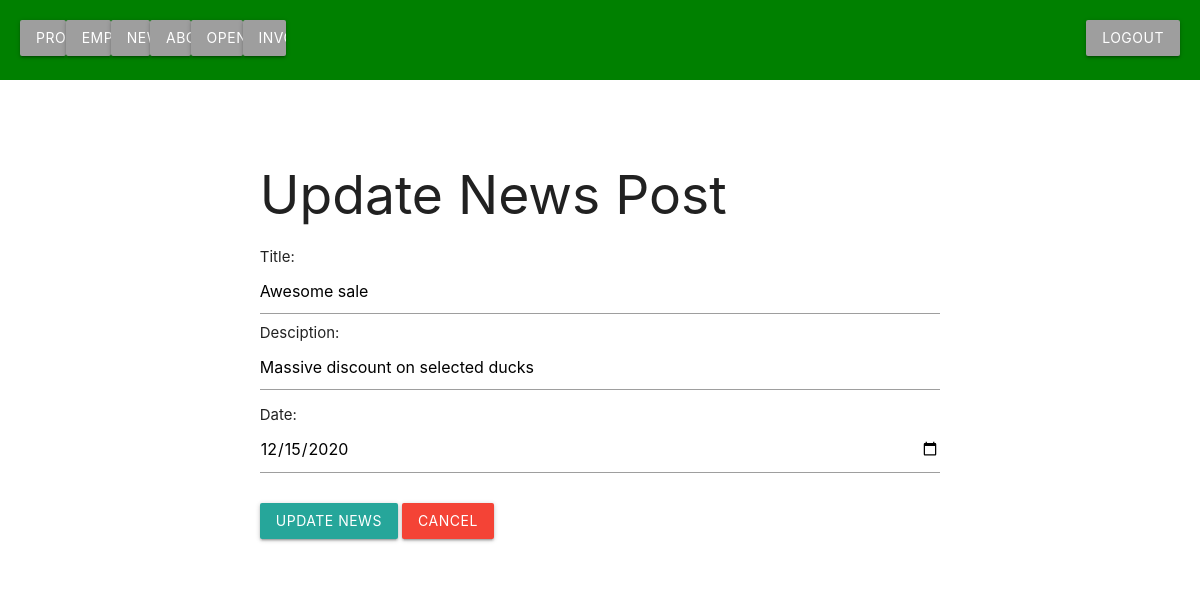
Page /news/newsEditView.php?ID=1 (signed in) on the committed database.
### tables this page shows
CREATE TABLE News
(
    newsID int NOT NULL AUTO_INCREMENT PRIMARY KEY,
    title varchar(100) NOT NULL,
    `description` varchar(10000) NOT NULL,
    `date` date NOT NULL
);

### news/newsDAO.php (called while the page is built, shortened)
<?php
class NewsDAO
{
    public function readNewsByIdDB($newsID)
    {
        $dbcon = dbCon();
        $query = "SELECT * FROM News WHERE newsID= :newsID";
        $handle = $dbcon->prepare($query);
        $handle->bindParam(':newsID', $newsID);
        $handle->execute();
        $result = $handle->fetchAll();
        return $result;
    }
}

### news/NewsController.php (called while the page is built, shortened)
<?php
require_once("newsDAO.php");
class NewsController
{
    public function readNewsByID($newsID)
    {
        $newsDAO = new NewsDAO();
        $result = $newsDAO->readNewsByIdDB($newsID);
        return $result;
    }
}

### news/newsEditView.php (the view, shortened to what this page needs)
<?php
require_once("../admin/adminHeader.php");
require_once("NewsController.php");
$newsCon = new NewsController();
$news = $newsCon->readNewsById($_GET['ID']);
?>
<html>
<body>
    <div class="container">
        <div class="row" style="margin-top:40px;">
            <div class="row">
                <h2>Update News Post</h2>
                <form method="POST">
                    Title:
                    <input type="text" name="title" value="<?php echo $news[0][1]; ?>" required />
                    Desciption:
                    <textarea class="materialize-textarea" name="desc" required><?php echo $news[0][2]; ?></textarea>
                    Date:
                    <input type="date" name="date" maxlength="30" value="<?php echo $news[0][3]; ?>" required />
                    <br><br>
                    <button class="btn waves-effect waves-light" type="submit" name="submit">Update News</button>
                    <a href="newsOverView.php" class="waves-effect waves-light btn red">Cancel</a>
                </form>
            </div>
        </div>
    </div>
</body>
</html>

### css/style.css (style rules this page uses)
.row { padding: 5px 5% !important; }

### rows in the picture
news: title "Awesome sale", desc "Massive discount on selected ducks", date "12/15/2020"
